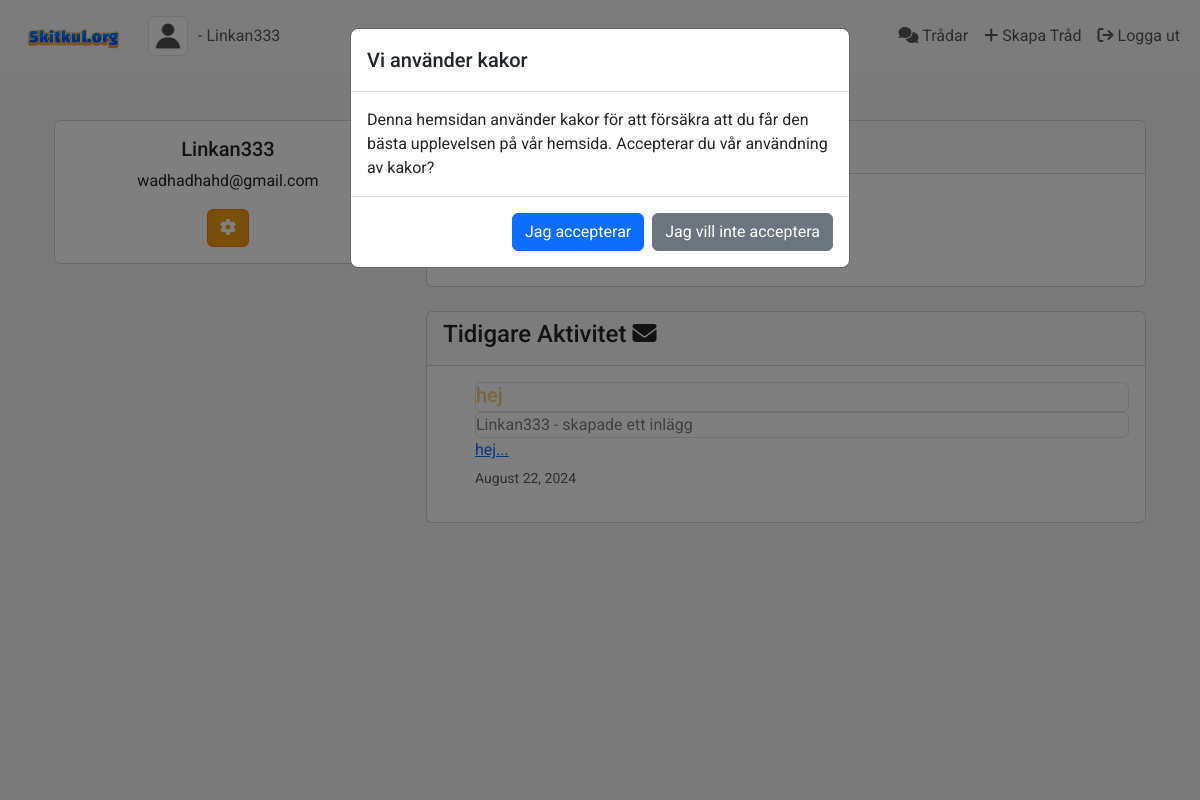
Page /profile/Linkan333 (signed in) on the committed database.
### app.py (models this page shows, shortened)
class User(db.Model, UserMixin):
    id = db.Column(db.Integer, primary_key=True)
    username = db.Column(db.String(150), nullable=False, unique=True)
    email = db.Column(db.String(150), nullable=False, unique=True)
    password = db.Column(db.String(150), nullable=False)
    profile_picture = db.Column(db.String(150), nullable=True)
    join_date = db.Column(db.DateTime, nullable=False, default=datetime.utcnow)
    is_active = db.Column(db.Boolean, default=False)
    threads = db.relationship('Thread', backref='author', lazy=True)
    is_admin = db.Column(db.Boolean, default=False)
    notifications = db.relationship('Notification', back_populates='user', lazy='dynamic')

class Thread(db.Model):
    id = db.Column(db.Integer, primary_key=True)
    title = db.Column(db.String(150), nullable=False)
    content = db.Column(db.Text, nullable=False)
    author_id = db.Column(db.Integer, db.ForeignKey('user.id'), nullable=False)
    timestamp = db.Column(db.DateTime, default=datetime.utcnow)
    replies = db.relationship('Reply', backref='thread', lazy=True, cascade='all, delete-orphan')

### app.py (the view)
@app.route('/profile/<username>')
def user_profile(username):
    form = UpdateProfileForm()
    user = User.query.filter_by(username=username).first_or_404()
    threads = Thread.query.filter_by(author_id=user.id).all()
    return render_template('profile.html', user=user, threads=threads, form=form)

### app.py (called while the page is built)
@login_manager.user_loader
def load_user(user_id):
    return User.query.get(int(user_id))

### templates/profile.html (shortened to what this page needs)
{% extends "layout.html" %}
{% block content %}
<!DOCTYPE html>
<html lang="en">
    <div class="container mt-5">
        <div class="row">
            <div class="col-md-4">
                <div class="card">
                    <div class="card-body text-center">
                        <h5 class="card-title">{{ current_user.username }}</h5>
                        <p class="card-text">{{ current_user.email }}</p>
                        <a href="/settings" class="btn btn-primary" style="background-color: #f39c12; border: 1px solid #e67e22;"><i class="fas fa-gear"></i></a>
                    </div>
                </div>
            </div>
            <div class="col-md-8">
                <div class="card mb-4">
                    <div class="card-header">
                        <h4>Profil Information </h4>
                    </div>
                    <div class="card-body">
                        <p><strong>Användarnamn:</strong> {{ user.username }} </p>
                        <p><strong>Medlem sedan: </strong> {{ user.join_date.strftime('%B %d, %Y') }}</p>
                    </div>
                </div>
                <div class="card mb-4">
                    <div class="card-header">
                        <h4>Tidigare Aktivitet <i class="fas fa-envelope"></i></h4>
                    </div>
                    <div class="card-body">
                        <ul>
                            {% for thread in threads %}
                            <a href="{{ url_for('view_thread', thread_id=thread.id) }}" class="list-group-item list-group-item-action border rounded" style="border-color: black;">
                                <h5 class="mb-1" style="color: rgba(243, 156, 18, 0.55);">{{ thread.title }}</h5>
                                <p class="mb-1" style="color: #807e7e;">{{ thread.author.username }}  - skapade ett inlägg  <a href="{{ url_for('view_thread', thread_id=thread.id) }}">{{ thread.content[:100] }}...</a></p>
                                <small class="text-muted">{{ thread.timestamp.strftime('%B %d, %Y') }}</small>
                            </a>
                            {% else %}
                                <p>Användaren har inte skapat en tråd eller inlägg ännu...</p>
                            {% endfor %}
                        </ul>
                    </div>
            </div>
        </div>
    </div>
</html>
{% endblock %}

### templates/layout.html (shortened to what this page needs)
<!DOCTYPE html>
<html lang="en">
<head>
    <link href="https://cdn.jsdelivr.net/npm/bootstrap@5.3.3/dist/css/bootstrap.min.css" rel="stylesheet">
    <link rel="stylesheet" href="https://cdnjs.cloudflare.com/ajax/libs/font-awesome/6.6.0/css/all.min.css" />
    <link rel="stylesheet" href="{{ url_for('static', filename='css/styles.css') }}">
</head>
<body>
<nav class="navbar navbar-expand-lg navbar-light bg-light">
    <div class="container-fluid">
        <a class="navbar-brand" href="/">
            <img src="/static/media/logga.png" alt="Skitkul.org" width="120">
        </a>
        <div class="d-flex align-items-center">
            {% if current_user.is_authenticated %}
                {% set profile_pic = current_user.profile_picture or 'default.png' %}
                <img src="{{ url_for('static', filename='profile_pics/' + profile_pic) }}" alt="Profile Picture" class="img-thumbnail" style="width: 40px; height: 40px; margin-right: 10px;">
                <a class="mb-0 text-muted" style="text-decoration: none;" href="{{ url_for('user_profile', username=current_user.username) }}">
                    - {{ current_user.username }}
                </a>
            {% endif %}
        </div>
        <div class="collapse navbar-collapse justify-content-end" id="navbarNav">
            <ul class="navbar-nav">
                <li class="nav-item">
                    <a class="nav-link" href="/forum"><i class="fas fa-comments"></i> Trådar</a>
                </li>
                {% if current_user.is_authenticated %}
                    <li class="nav-item">
                        <a class="nav-link" href="/threads/new"><i class="fas fa-plus"></i> Skapa Tråd</a>
                    </li>
                    <li class="nav-item">
                        <a class="nav-link" href="/logout"><i class="fa-solid fa-arrow-right-from-bracket"></i> Logga ut</a>
                    </li>
                {% endif %}
            </ul>
        </div>
    </div>
</nav>
<div class="modal fade" id="cookieConsentModal" tabindex="-1" aria-labelledby="cookieConsentModalLabel" aria-hidden="true">
    <div class="modal-dialog">
        <div class="modal-content">
            <div class="modal-header">
                <h5 class="modal-title" id="cookieConsentModalLabel">Vi använder kakor</h5>
            </div>
            <div class="modal-body">
                Denna hemsidan använder kakor för att försäkra att du får den bästa upplevelsen på vår hemsida. Accepterar du vår användning av kakor?
            </div>
            <div class="modal-footer">
                <button type="button" class="btn btn-primary" id="acceptCookies">Jag accepterar</button>
                <button type="button" class="btn btn-secondary" id="declineCookies">Jag vill inte acceptera</button>
            </div>
        </div>
    </div>
</div>
    <div class="container">
        {% block content %}{% endblock %}
    </div>
    </body>
</html>

### static/styles.css (style rules this page uses)
body { font-family: 'Roboto', sans-serif; background: whitesmoke; }
.navbar-brand img { max-height: 50px; }

### rows in the picture
User: username "Linkan333", email "wadhadhahd@gmail.com"
Thread: title "hej", author.username "Linkan333", content "hej", timestamp "August 22, 2024"
